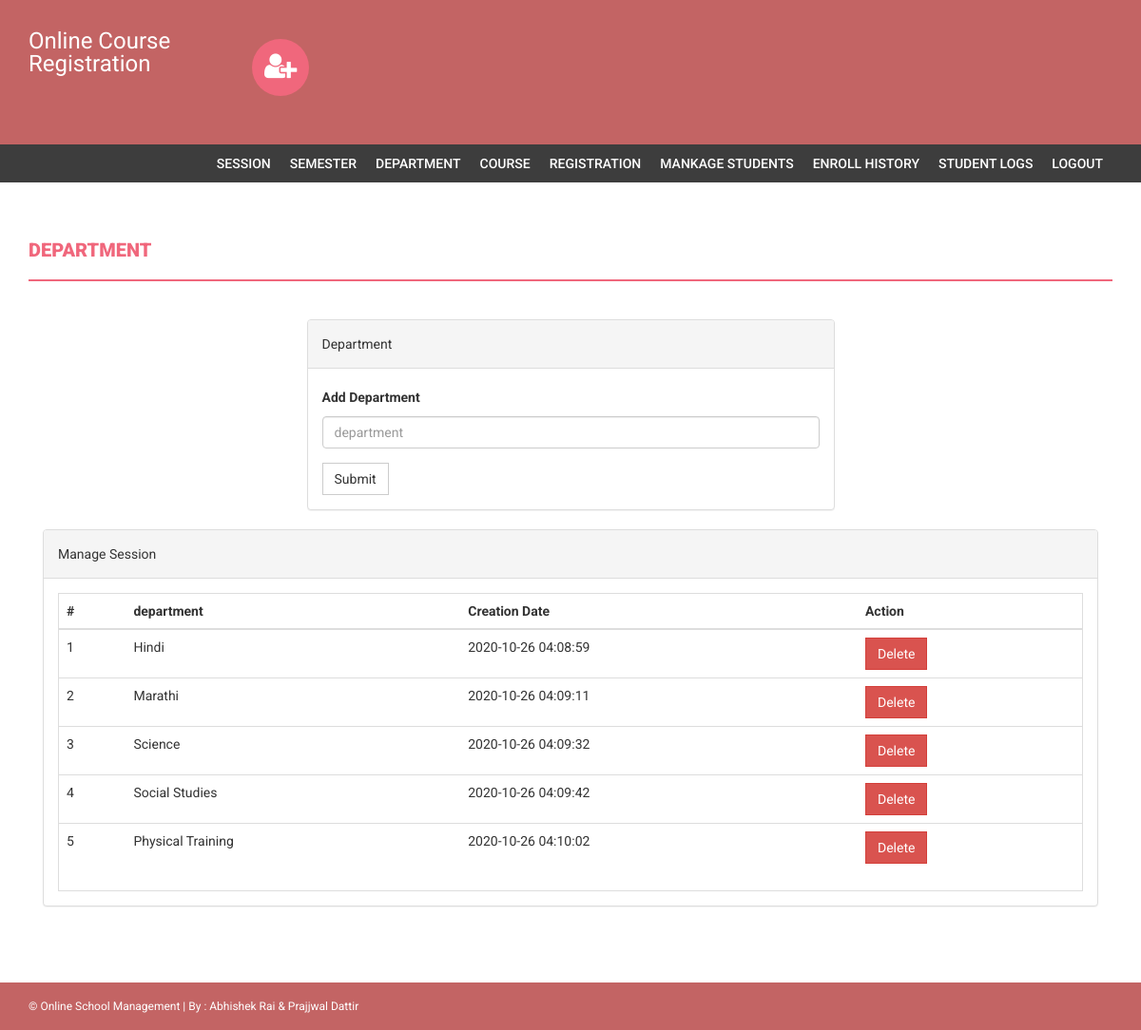
The page /admin/department.php (signed in) on the database its author committed.
### tables this page shows
CREATE TABLE `department` (
  `id` int(11) NOT NULL,
  `department` varchar(255) DEFAULT NULL,
  `creationDate` timestamp NULL DEFAULT current_timestamp()
);

### admin/department.php (the view, shortened to what this page needs)
<?php
if(strlen($_SESSION['alogin'])==0)
    {
header('location:index.php');
}
else{
?>
<!DOCTYPE html>
<html xmlns="http://www.w3.org/1999/xhtml">
<head>
    <link href="assets/css/bootstrap.css" rel="stylesheet" />
    <link href="assets/css/font-awesome.css" rel="stylesheet" />
    <link href="assets/css/style.css" rel="stylesheet" />
</head>
<body>
<?php include('includes/header.php');?>
<?php if($_SESSION['alogin']!="")
{
 include('includes/menubar.php');
}
 ?>
    <div class="content-wrapper">
        <div class="container">
              <div class="row">
                    <div class="col-md-12">
                        <h1 class="page-head-line">Department  </h1>
                    </div>
                </div>
                <div class="row" >
                  <div class="col-md-3"></div>
                    <div class="col-md-6">
                        <div class="panel panel-default">
                        <div class="panel-heading">
                           Department
                        </div>
                        <div class="panel-body">
                       <form name="dept" method="post">
   <div class="form-group">
    <label for="department">Add Department  </label>
    <input type="text" class="form-control" id="department" name="department" placeholder="department" required />
  </div>
 <button type="submit" name="submit" class="btn btn-default">Submit</button>
</form>
                            </div>
                            </div>
                    </div>
                </div>
                <div class="col-md-12">
                    <div class="panel panel-default">
                        <div class="panel-heading">
                            Manage Session
                        </div>
                        <div class="panel-body">
                            <div class="table-responsive table-bordered">
                                <table class="table">
                                    <thead>
                                        <tr>
                                            <th>#</th>
                                            <th>department</th>
                                            <th>Creation Date</th>
                                            <th>Action</th>
                                        </tr>
                                    </thead>
                                    <tbody>
<?php
$sql=mysqli_query($con,"select * from department");
$cnt=1;
while($row=mysqli_fetch_array($sql))
{
?>
                                        <tr>
                                            <td><?php echo $cnt;?></td>
                                            <td><?php echo htmlentities($row['department']);?></td>
                                            <td><?php echo htmlentities($row['creationDate']);?></td>
                                            <td>
  <a href="department.php?id=<?php echo $row['id']?>&del=delete" onClick="return confirm('Are you sure you want to delete?')">
                                            <button class="btn btn-danger">Delete</button>
</a>
                                            </td>
                                        </tr>
<?php
$cnt++;
} ?>
                                    </tbody>
                                </table>
                            </div>
                        </div>
                    </div>
                </div>
            </div>
        </div>
  <?php include('includes/footer.php');?>
</body>
</html>
<?php } ?>

### admin/assets/css/style.css (style rules this page uses)
body { font-family: 'Roboto', sans-serif; line-height: 30px; }
.content-wrapper { margin-top: 40px; min-height: 600px; padding-bottom: 60px; }
.page-head-line { font-weight: 900; padding-bottom: 20px; border-bottom: 2px solid #F0677C; text-transform: uppercase; color: #F0677C; font-size: 20px; margin-bottom: 40px; }
.btn { border-radius: 0px; -webkit-border-radius: 0px; -moz-border-radius: 0px; }

### rows shown on the page
department: department "Hindi", creationDate "2020-10-26 04:08:59"
department: department "Marathi", creationDate "2020-10-26 04:09:11"
department: department "Science", creationDate "2020-10-26 04:09:32"
department: department "Social Studies", creationDate "2020-10-26 04:09:42"
department: department "Physical Training", creationDate "2020-10-26 04:10:02"
